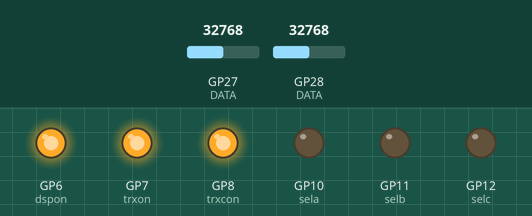
Bench run of a program on a simulated Raspberry Pi Pico running MicroPython. Shown: output pins drawn as LEDs (lit = HIGH). The inputs (shaded band) are chosen by the test bench; at power-on: GP27 (DATA) = 32768, GP28 (DATA) = 32768 (analog values on the 0–65535 scale). What the program prints to the serial console is not drawn. At 0.8 s the program stops and its outputs stay as they are.

Above: at 0.1 s.
At 0.8 s:
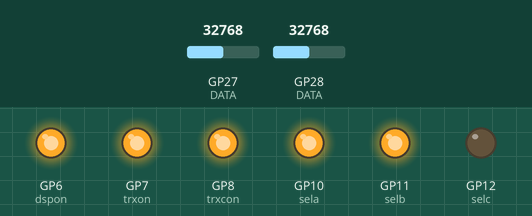
Timing chart, 0 to 2.3 s (numbered marks = the images above):
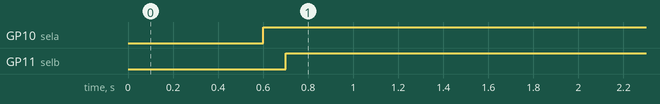

The program:

ADC.py
```python
import time
from machine import ADC,Pin

class MUX:
    def __init__(self):
        self.SELA = 0#핀 초기 설정 값 0번은 LOW 1번은 HIGH
        self.SELB = 0#핀 초기 설정 값
        self.SELC = 0#핀 초기 설정 값
        self.DSPON = 1#핀 초기 설정 값
        self.TRXON = 1#핀 초기 설정 값
        self.TRXCON = 1#핀 초기 설정 값

        self.sela = Pin(10,mode=Pin.OUT,value=self.SELA) # SELA와 연동된 GPIO
        self.selb = Pin(11,mode=Pin.OUT,value=self.SELB) # SELB와 연동된 GPIO
        self.selc = Pin(12,mode=Pin.OUT,value=self.SELC) # SELC와 연동된 GPIO

    def MUX_CHECK(self,outputV=0.0,limit=0.0,Err_check=0):#Err_check : 0 data_read, 1 err

        self.err_check = Err_check
        self.MNT = ADC(26) # MNT와 연동된 GPIO ADC로 인가 12bit 출력 0~65535

        if self.err_check == 0:
            self.dspon = Pin(6,mode=Pin.OUT,value=self.DSPON)#DSPON과 연동된 GPIO
            self.trxon = Pin(7,mode=Pin.OUT,value=self.TRXON)#TRXPON과 연동된 GPIO
            self.trxcon = Pin(8,mode=Pin.OUT,value=self.TRXCON)#TRXCON과 연동된 GPIO
            DSPEN = 0#초기 설정 값
            TRXPSEN = 0#초기 설정 값
            TRXCSEN = 0#초기 설정 값
            DC12VMNT = 0#초기 설정 값
            time.sleep(0.5)
            while True:
                self.MNTIN = (3.3/65536)*self.MNT.read_u16() #MNT 인가 전압 계산 3.3/65536*인가비트
                if self.MNTIN>=outputV:
                    DATA = ADC(28)#ADA가 연동된 GPIO ADC로 인가 12BIT 출력 0~65535
                    DSPEN = (3.3/65536)*DATA.read_u16() # VALUE가 0일 때 DSPEN출력
                    if DSPEN>=limit:# DSPEN 값이 한계전압보다 높을 때
                        self.Break_DT() # 정지 신호 메서드
                        DSPEN,TRXPSEN,TRXCSEN,DC12VMNT,self.err_check = 0,0,0,0,1#데이터 반환
                        break
                    time.sleep(0.1)
                    Pin(10,mode=Pin.OUT,value=1)#SELA에 1인가
                    TRXPSEN = (3.3/65536)*DATA.read_u16()#VLAUE가 1일 때 TRXPSEN 출력
                    if TRXPSEN>=limit:# TRXPSEN 값이 한계전압보다 높을 때
                        self.Break_DT()# 정지 신호 메서드
                        DSPEN,TRXPSEN,TRXCSEN,DC12VMNT,self.err_check = 0,0,0,0,1#데이터 반환
                        break
                    time.sleep(0.1)
                    DATA = ADC(27)#ADB가 연동된 GPIO ADC로 인가 12BIT 출력 0~65535
                    TRXCSEN = (3.3/65536)*DATA.read_u16()#VALUE가 0일 때 TRXCSEN 출력
                    if TRXCSEN>=limit:#TRXCSEN 값이 한계 전압보다 높을 때
                        self.Break_DT()# 정지 신호 메서드
                        DSPEN,TRXPSEN,TRXCSEN,DC12VMNT,self.err_check = 0,0,0,0,1#데이터 반환
                        break
                    Pin(11,mode=Pin.OUT,value=1)#SELB에 1인가
                    time.sleep(0.1)
                    DC12VMNT = (12/65536)*DATA.read_u16()#VALUE가 1일 때 DC12VMNT 출력 해당 같은 경우 12V로 출력 하기 때문에 12로 계산
                    break

            return DSPEN,TRXPSEN,TRXCSEN,DC12VMNT,self.MNTIN,self.err_check # 데이터 반환
        else:
            while True:#ERROR데이터가 1이 들어왔을 때
                self.MNTIN = (3.3/65536)*self.MNT.read_u16()#MNT와 연동된 GPIO ADC로 인가 12BIT 출력 0~65535
                if self.MNTIN>=outputV:
                    break
                time.sleep(0.5)
            return 0,0,0,0,self.MNTIN,1#데이터 반환

    def Break_DT(self):#정지 신호 메서드
        stop_dat = [self.dspon,self.trxon,self.trxcon]#DSPON,TRXON,TRXCON GPIO

        for i in stop_dat:
            i.value(0)#해당 VLAUE값을 0으로 변경

if __name__=='__main__':
    print(MUX().MUX_CHECK(outputV=1.0,limit=2,Err_check=0))
```

Measured:
- by itself, GP10 (sela): LOW → HIGH at 0.60 s
- by itself, GP11 (selb): LOW → HIGH at 0.70 s
